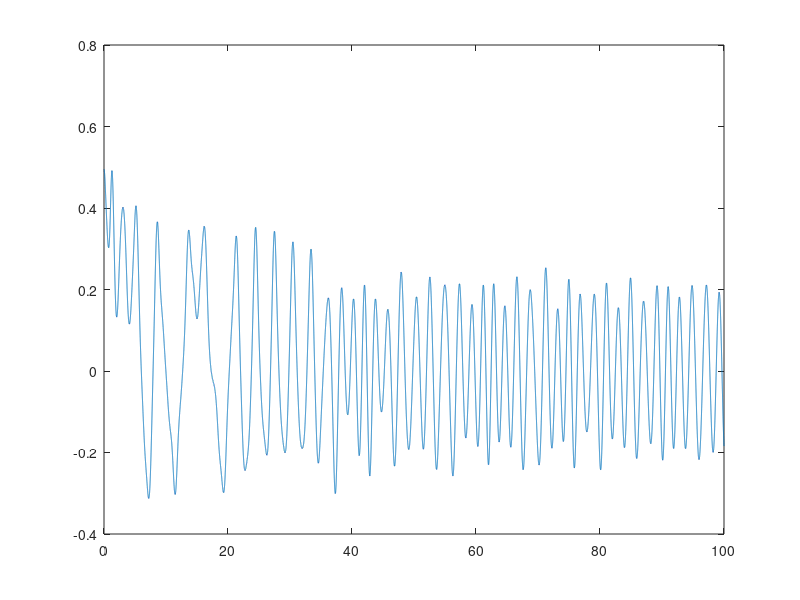

Write MATLAB code to recreate this figure.
clear;
tic;

L = 1000;
dt = 1e-3;
M = 1;
T = 0:M*dt:100;
nt = length(T);

k = -pi/2 + 2*pi/L:2*pi/L:pi/2;
E_k = -2*cos(k');

Vf = 3;
delta = 0.8;
Vi = 10;
w = 1;

phi = ones(L,1);
phi = phi*sqrt(L/(2*sum(abs(phi).^2)));
m = zeros(nt,1);
phi_sum_store = zeros(nt,1);
phi1 = phi(1:L/2);
phi2 = phi(L/2+1:L);
step = 100;
m0 = zeros(step,1);
m0(1) = 2*phi1'*phi2/L;

for i = 2:step
    for j = 1:L/2
        H = [E_k(j) -2*m0(i-1)*Vi;-2*m0(i-1)*Vi -E_k(j)];
        [V,D] = eig(H);
        phi1(j) = V(1,1);
        phi2(j) = V(2,1);
    end
    m0(i) = 2*phi1'*phi2/L;
end
phi = [phi1;phi2];

m_it = m0(end);
m(1) = m_it;
% m(1) = phi1'*phi2/L;
% S1 = [1:L/2,L/2+1:L,1:L/2,L/2+1:L];
% S2 = [1:L/2,L/2+1:L,L/2+1:L,1:L/2];
% expH = spalloc(L,L,2*L);
% expH = gpuArray(expH);
% S3 = zeros(1,2*L);

% expH =zeros(2);
% temp = zeros(2,1);

G = cell(L/2,1);
for i = 1:L/2
    G{i} = zeros(2);
    G{i}(1,1) = phi1(i)^2;
    G{i}(2,2) = phi2(i)^2;
    G{i}(1,2) = phi1(i)*phi2(i);
    G{i}(2,1) = phi1(i)*phi2(i);
end

count = 2;
t_it = 0;
for i = 2:nt*M
    V_it = Vf+delta*cos(2*pi*w*t_it);
    t_it = t_it + dt;
%         H = sparse(Tij + Vij*m(i-1)*V_it);
%         phi = myrunge(-1i*H,phi,dt);
%         phi1 = phi(1:L);
%         phi2 = phi(L+1:2*L);
%     phi1 = phi1 - 1i*(E_k.*phi1+m(i-1)*V_it*phi2)*dt;
%     phi2 = phi2 - 1i*(-E_k.*phi2+m(i-1)*V_it*phi1)*dt;

%     c11 = - 1i*(E_k.*phi1-2*m(i-1)*V_it*phi2);
%     c12 = - 1i*(-E_k.*phi2-2*m(i-1)*V_it*phi1);
%     c21 = - 1i*(E_k.*phi1-2*m(i-1)*V_it*phi2) - 1i*(E_k.*c11-2*m(i-1)*V_it*c12)*dt/2;
%     c22 = - 1i*(-E_k.*phi2-2*m(i-1)*V_it*phi1) - 1i*(-E_k.*c12-2*m(i-1)*V_it*c11)*dt/2;
%     c31 = - 1i*(E_k.*phi1-2*m(i-1)*V_it*phi2) - 1i*(E_k.*c21-2*m(i-1)*V_it*c22)*dt/2;
%     c32 = - 1i*(-E_k.*phi2-2*m(i-1)*V_it*phi1) - 1i*(-E_k.*c22-2*m(i-1)*V_it*c21)*dt/2;
%     c41 = - 1i*(E_k.*phi1-2*m(i-1)*V_it*phi2) - 1i*(E_k.*c31-2*m(i-1)*V_it*c32)*dt;
%     c42 = - 1i*(-E_k.*phi2-2*m(i-1)*V_it*phi1) - 1i*(-E_k.*c32-2*m(i-1)*V_it*c31)*dt;
%     phi1 = phi1 + dt*(c11+2*c21+2*c31+c41)/6;
%     phi2 = phi2 + dt*(c12+2*c22+2*c32+c42)/6;
    
    b = 2*m_it*V_it;
%     j = 1;
%     while j <= L/2
%         a = E_k(j);
%         fact = sqrt(a^2+b^2);
%         ss = sin(fact*dt)/fact;
%         cc = cos(fact*dt);
%         iEs = 1i*a*ss;
%         ibs = 1i*b*ss;
% %         expH = [cos(fact*dt)-1i*a*sin(fact*dt)/fact -1i*b*sin(fact*dt)/fact;
% %             -1i*b*sin(fact*dt)/fact cos(fact*dt)+1i*a*sin(fact*dt)/fact];
%         expH(1,1) = cc-iEs;
%         expH(2,2) = cc+iEs;
%         expH(1,2) = ibs;
%         expH(2,1) = ibs;
%         temp(1) = phi1(j);
%         temp(2) = phi2(j);
%         temp = expH*temp;
%         phi1(j) = temp(1);
%         phi2(j) = temp(2);
%         j =j +1;
%     end

        fact = sqrt(E_k.^2+b^2);
        ft = fact*dt;
        ss = sin(ft);
        ss = ss./fact;
        cc = cos(ft);
        Es = E_k.*ss;
        bs = b*ss;
        phi1n = (cc-1i*Es).*phi1 +1i*bs.*phi2;
        phi2 = (cc+1i*Es).*phi2 +1i*bs.*phi1;
        phi1 = phi1n;

%     m_it = 0;
%     for j = 1:L/2
%         a = E_k(j);
%         fact = sqrt(a^2+b^2);
%         ss = sin(fact*dt)/fact;
%         cc = cos(fact*dt);
%         iEs = 1i*a*ss;
%         ibs = 1i*b*ss;
%         expH(1,1) = cc-iEs;
%         expH(2,2) = cc+iEs;
%         expH(1,2) = ibs;
%         expH(2,1) = ibs;
%         G{j} = G{j}*expH;
%         G{j} = expH\G{j};
%         m_it  = m_it + (G{j}(1,2)+G{j}(2,1))/L;
%     end


%     fact = sqrt(E_k.^2+b^2);
%     ss = sin(fact*dt)./fact;
%     cc = cos(fact*dt);
%     iEs = 1i*E_k.*ss;
%     ibs = 1i*b*ss;
%     S3(1:L/2) = cc-iEs;
%     S3(L/2+1:L) = cc+iEs;
%     S3(L+1:3*L/2) = ibs;
%     S3(3*L/2+1:2*L) = ibs;
%     expH = sparse(S1,S2,S3);
%     phi = expH*phi;
%     phi1 = phi(1:L/2);
%     phi2 = phi(L/2+1:L);

%     phi_sum = sum(abs(phi1).^2+abs(phi2).^2);
%     phi_sum = sqrt(phi_sum*2/L);
%     phi1 = phi1/phi_sum;
%     phi2 = phi2/phi_sum;
    m_it = (phi1'*phi2 + phi2'*phi1)/L;
    if mod(i-1,M) == 0
        m(count) = real(m_it);
%         phi_sum_store(count) = phi_sum -1;
        count = count + 1;
    end
end

toc;

figure
% plot(T(floor(95*nt/100):end),m(floor(95*nt/100):end))
plot(T,m)

function y = myrunge(H,phi,dt)
c1 = H*phi;
c2 = H*(phi+c1.*(dt/2));
c3 = H*(phi+c2.*(dt/2));
c4 = H*(phi+c3.*dt);
y = phi + dt*(c1+2*c2+2*c3+c4)/6;
end